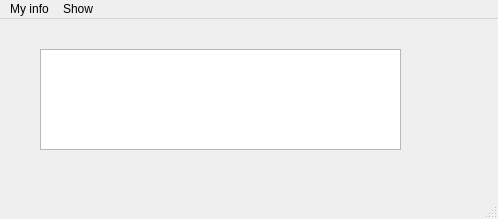
<?xml version="1.0" encoding="UTF-8"?>
<ui version="4.0">
 <class>MainWindow</class>
 <widget class="QMainWindow" name="MainWindow">
  <property name="geometry">
   <rect>
    <x>0</x>
    <y>0</y>
    <width>498</width>
    <height>219</height>
   </rect>
  </property>
  <property name="windowTitle">
   <string>MainWindow</string>
  </property>
  <widget class="QWidget" name="centralwidget">
   <widget class="QTextBrowser" name="textBrowser">
    <property name="geometry">
     <rect>
      <x>40</x>
      <y>30</y>
      <width>361</width>
      <height>101</height>
     </rect>
    </property>
   </widget>
  </widget>
  <widget class="QStatusBar" name="statusbar"/>
  <widget class="QMenuBar" name="menubar">
   <property name="geometry">
    <rect>
     <x>0</x>
     <y>0</y>
     <width>498</width>
     <height>21</height>
    </rect>
   </property>
   <widget class="QMenu" name="menuMy_info">
    <property name="title">
     <string>My info</string>
    </property>
   </widget>
   <widget class="QMenu" name="menuShow">
    <property name="title">
     <string>Show</string>
    </property>
   </widget>
   <addaction name="menuMy_info"/>
   <addaction name="menuShow"/>
  </widget>
 </widget>
 <resources/>
 <connections/>
</ui>
